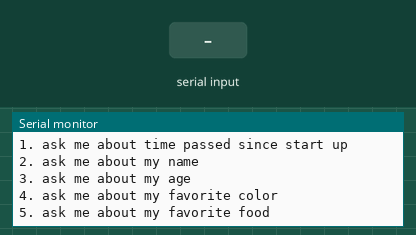
Recording of a program running on a simulated Seeed XIAO ESP32-C3. On the bench: the last lines printed to the serial monitor. The test bench sets the inputs (shaded band).

Above: at 1.3 s.
1.4 s: "What is your name\n" received over Serial
At 2.6 s:
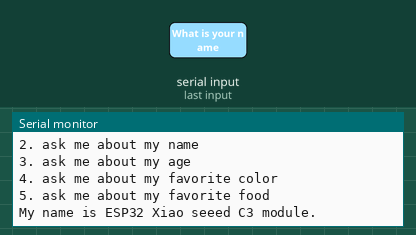
2.9 s: "How old are you\n" received over Serial
At 3.8 s:
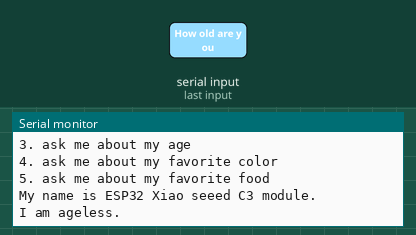
4.4 s: "1\n" received over Serial
At 5.0 s:
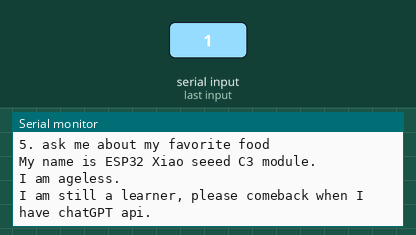

The program:

main.cpp
```cpp
#include <Arduino.h>

void setup() {
  // put your setup code here, to run once:
  Serial.begin(9600);
  Serial.println("Please enter your command, such as:");
  Serial.println("1. ask me about time passed since start up");
  Serial.println("2. ask me about my name");
  Serial.println("3. ask me about my age");
  Serial.println("4. ask me about my favorite color");
  Serial.println("5. ask me about my favorite food");
}

void loop() {
  // put your main code here, to run repeatedly:
  if (Serial.available() > 0) {
    String command = Serial.readStringUntil('\n'); // Read the command from the serial input
    if (command == "How long since you start") {
      Serial.println("Time passed since start up: " + String(millis() / 1000) + " seconds");
    } else if (command == "What is your name") {
      Serial.println("My name is ESP32 Xiao seeed C3 module.");
    } else if (command == "How old are you") {
      Serial.println("I am ageless.");
    } else if (command == "What is your favorite color") {
      Serial.println("My favorite color is blue.");
    } else if (command == "What is your favorite food") {
      Serial.println("My favorite food is pizza.");
    } else {
      Serial.println("I am still a learner, please comeback when I have chatGPT api.");
    }
  }
  delay(100); // Small delay to avoid overwhelming the serial output
}
```

Measured:
- after the input at 1.4 s, the serial monitor: prints a new line at once (image 1)
- after the input at 2.9 s, the serial monitor: prints a new line at once (image 2)
- after the input at 4.4 s, the serial monitor: prints a new line after 0.05 s (image 3)
